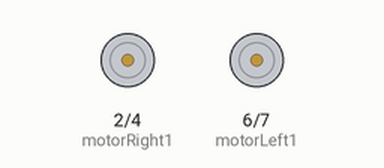
The sketch below on a simulated Arduino Uno, built with avr-gcc and run on an emulated ATmega328P. Shown: motor-driver pin pairs drawn as motors (green arrow = first pin HIGH = forward, orange = second pin HIGH = backward, longer = more drive, scaled by the enable pin).

Above: at 21.5 s.
At 44.0 s:
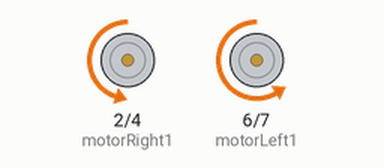
Timing chart, 0 to 58.5 s (numbered marks = the images above):
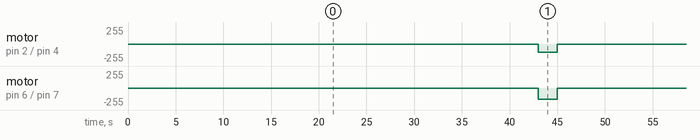

The sketch:

witch_platform_final.ino
```cpp
// Программа для езды по линии с двумя датчиками. В отличие от езды с одним датчиком - тут рассматривается три случая. Случай первый - линия находится между
// двумя датчиками, оба датчика показывают, что находятся на против белого. В таком случае робот просто едет вперед. Второй случай - когда линия находится под левым датчиком.
// В таком случае машинка поворачивается и пытается вернуться на линию. В третьем случае - линия находится под правым датчиком, машинка поворачивает налево.
#include <SoftwareSerial.h>
SoftwareSerial HC06(10, 11);
int motorRight1 = 2;       // Правый мотор.
int motorRight2 = 4;
int enableRight = 3;

int motorLeft1 = 6;        // Левый мотор.
int motorLeft2 = 7;
int enableLeft = 5;
int x,y=0;
int control;               // Управление двигателями.
int motorSpeed = 100;
int line_stop = 0;
String status_ok = "OK";
bool actionPerformed = false;

void setup()
{
pinMode (motorRight1, OUTPUT);
  pinMode (motorRight2, OUTPUT);
  pinMode (enableRight, OUTPUT);

  pinMode (motorLeft1, OUTPUT);
  pinMode (motorLeft2, OUTPUT);
  pinMode (enableLeft, OUTPUT);
HC06.begin(9600);
}

void loop()
{
  if (!actionPerformed) {
  delay(43000);
  rightWheelForward(120);
  leftWheelForward (170);
  delay(2000);
  rightWheelStop();
  leftWheelStop();

}
}
void rightWheelForward (int motorSpeed) {               // Правое колесо вперёд.
  digitalWrite (motorRight1, LOW);
  digitalWrite (motorRight2, HIGH);
  analogWrite(enableRight, motorSpeed);
}

void leftWheelForward (int motorSpeed)  {                // Левое колесо вперёд.
  digitalWrite (motorLeft1, LOW);
  digitalWrite (motorLeft2, HIGH);
  analogWrite(enableLeft, motorSpeed);
}

void rightWheelBack () {                  // Правое колесо назад.
  digitalWrite (motorRight1, HIGH);
  digitalWrite (motorRight2, LOW);
  analogWrite(enableRight, motorSpeed);
}

void leftWheelBack () {                   // Левое колесо назад.
  digitalWrite (motorLeft1, HIGH);
  digitalWrite (motorLeft2, LOW);
  analogWrite(enableLeft, motorSpeed);
}

void rightWheelStop () {                  // Правое колесо остановить.
  digitalWrite (motorRight1, LOW);
  digitalWrite (motorRight2, LOW);
  analogWrite(enableRight, 0);
}

void leftWheelStop () {                   // Левое колесо остановить.
  digitalWrite (motorLeft1, LOW);
  digitalWrite (motorLeft2, LOW);
  analogWrite(enableLeft, 0);
}
```

Measured:
- by itself, motor on pin 2 (motorRight1) / pin 4 (motorRight2): alternates backward 120/255 for 2.0 s and stopped for 43.0 s
- by itself, motor on pin 6 (motorLeft1) / pin 7 (motorLeft2): alternates backward 170/255 for 2.0 s and stopped for 43.0 s
